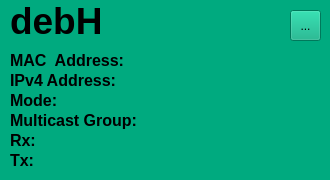
           <widget class="QWidget" name="wgt_debH" native="true">
            <property name="enabled">
             <bool>true</bool>
            </property>
            <property name="autoFillBackground">
             <bool>false</bool>
            </property>
            <property name="styleSheet">
             <string notr="true">background-color: rgb(0, 170, 127)</string>
            </property>
            <widget class="QLabel" name="lbl_hostname_debH">
             <property name="geometry">
              <rect>
               <x>10</x>
               <y>5</y>
               <width>91</width>
               <height>31</height>
              </rect>
             </property>
             <property name="font">
              <font>
               <pointsize>28</pointsize>
               <weight>75</weight>
               <bold>true</bold>
              </font>
             </property>
             <property name="focusPolicy">
              <enum>Qt::NoFocus</enum>
             </property>
             <property name="text">
              <string>debH</string>
             </property>
            </widget>
            <widget class="QToolButton" name="tBtn_editHost_debH">
             <property name="geometry">
              <rect>
               <x>290</x>
               <y>10</y>
               <width>31</width>
               <height>31</height>
              </rect>
             </property>
             <property name="text">
              <string>...</string>
             </property>
            </widget>
            <widget class="QLabel" name="lbl_mac_debH">
             <property name="geometry">
              <rect>
               <x>10</x>
               <y>50</y>
               <width>271</width>
               <height>21</height>
              </rect>
             </property>
             <property name="font">
              <font>
               <pointsize>12</pointsize>
               <weight>75</weight>
               <bold>true</bold>
              </font>
             </property>
             <property name="text">
              <string>MAC  Address:</string>
             </property>
            </widget>
            <widget class="QLabel" name="lbl_ip_debH">
             <property name="geometry">
              <rect>
               <x>10</x>
               <y>70</y>
               <width>271</width>
               <height>21</height>
              </rect>
             </property>
             <property name="font">
              <font>
               <pointsize>12</pointsize>
               <weight>75</weight>
               <bold>true</bold>
              </font>
             </property>
             <property name="text">
              <string>IPv4 Address:</string>
             </property>
            </widget>
            <widget class="QLabel" name="lbl_mlticast_debH">
             <property name="geometry">
              <rect>
               <x>10</x>
               <y>110</y>
               <width>271</width>
               <height>21</height>
              </rect>
             </property>
             <property name="font">
              <font>
               <pointsize>12</pointsize>
               <weight>75</weight>
               <bold>true</bold>
              </font>
             </property>
             <property name="text">
              <string>Multicast Group:</string>
             </property>
            </widget>
            <widget class="QLabel" name="lbl_rx_debH">
             <property name="geometry">
              <rect>
               <x>10</x>
               <y>130</y>
               <width>271</width>
               <height>21</height>
              </rect>
             </property>
             <property name="font">
              <font>
               <pointsize>12</pointsize>
               <weight>75</weight>
               <bold>true</bold>
              </font>
             </property>
             <property name="text">
              <string>Rx:</string>
             </property>
            </widget>
            <widget class="QLabel" name="lbl_tx_debH">
             <property name="geometry">
              <rect>
               <x>10</x>
               <y>150</y>
               <width>271</width>
               <height>21</height>
              </rect>
             </property>
             <property name="font">
              <font>
               <pointsize>12</pointsize>
               <weight>75</weight>
               <bold>true</bold>
              </font>
             </property>
             <property name="text">
              <string>Tx:</string>
             </property>
            </widget>
            <widget class="QLabel" name="lbl_mode_debH">
             <property name="geometry">
              <rect>
               <x>10</x>
               <y>90</y>
               <width>271</width>
               <height>21</height>
              </rect>
             </property>
             <property name="font">
              <font>
               <pointsize>12</pointsize>
               <weight>75</weight>
               <bold>true</bold>
              </font>
             </property>
             <property name="text">
              <string>Mode:</string>
             </property>
            </widget>
           </widget>
